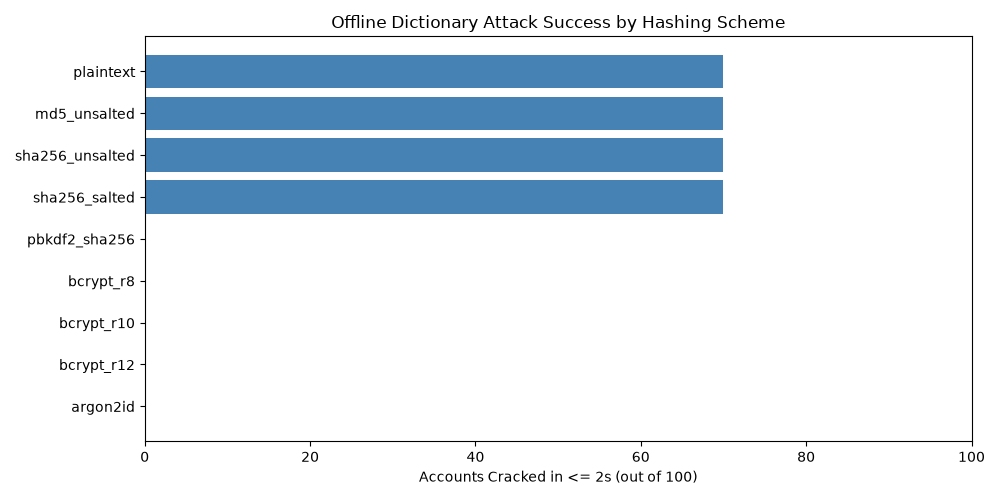

Source code (Python):
"""Experiment 2 - Hashing algorithm comparison.

OWNER: Hazem Alfeky.

STATUS: NOT IMPLEMENTED. This file is a handoff placeholder.

Planned procedure (proposal Section 6, Experiment 2):
  * Implement storage schemes: plaintext, unsalted MD5, unsalted SHA-256, salted
    SHA-256, PBKDF2, bcrypt (several work factors) and Argon2
    (``argon2-cffi`` is in requirements.txt but not installed yet).
  * Measure (a) time to hash one password and (b) time + success rate of an
    offline dictionary attack against 100 synthetic accounts with a fixed
    wordlist (``data/blocklist.txt`` is a starting point; use a larger public
    list for the experiment).
  * Present results as a table and a matplotlib graph; discuss why slow, salted
    hashes resist offline attacks and how bcrypt's work factor trades time for
    resistance.

Interface note: ``auth_system.passwords.prepare_password`` is the shared bcrypt
input contract used by verification; keep using it when you implement
``hash_password``.

Run: ``python -m experiments.exp02_hashing_comparison``
"""

from __future__ import annotations

import hashlib
import os
import random
import time
from pathlib import Path

import bcrypt
import matplotlib.pyplot as plt
from argon2 import PasswordHasher

from auth_system.passwords import hash_password, prepare_password

BLOCKLIST_PATH = Path("data/blocklist.txt")
CHART_PATH = Path("experiments/exp02_hashing_comparison.png")
argon2_hasher = PasswordHasher()


def hash_value(scheme: str, password: str) -> str:
    if scheme == "plaintext":
        return password
    if scheme == "md5_unsalted":
        return hashlib.md5(password.encode()).hexdigest()
    if scheme == "sha256_unsalted":
        return hashlib.sha256(password.encode()).hexdigest()
    if scheme == "sha256_salted":
        salt = os.urandom(16).hex()
        digest = hashlib.sha256((salt + password).encode()).hexdigest()
        return f"{salt}:{digest}"
    if scheme == "pbkdf2_sha256":
        salt = os.urandom(16).hex()
        digest = hashlib.pbkdf2_hmac("sha256", password.encode(), bytes.fromhex(salt), 200_000).hex()
        return f"{salt}:{digest}"
    if scheme == "bcrypt_r8":
        return hash_password(password, rounds=8)
    if scheme == "bcrypt_r10":
        return hash_password(password, rounds=10)
    if scheme == "bcrypt_r12":
        return hash_password(password, rounds=12)
    if scheme == "argon2id":
        return argon2_hasher.hash(password)
    raise ValueError(scheme)


def check_value(scheme: str, password: str, stored: str) -> bool:
    if scheme == "sha256_salted":
        salt, digest = stored.split(":")
        return hashlib.sha256((salt + password).encode()).hexdigest() == digest
    if scheme == "pbkdf2_sha256":
        salt, digest = stored.split(":")
        return hashlib.pbkdf2_hmac("sha256", password.encode(), bytes.fromhex(salt), 200_000).hex() == digest
    if scheme in ("bcrypt_r8", "bcrypt_r10", "bcrypt_r12"):
        return bcrypt.checkpw(prepare_password(password), stored.encode("ascii"))
    if scheme == "argon2id":
        try:
         return argon2_hasher.verify(stored, password)
        except Exception:
         return False
    return hash_value(scheme, password) == stored


def main() -> int:
    wordlist = [
        line.strip()
        for line in BLOCKLIST_PATH.read_text(encoding="utf-8").splitlines()
        if line.strip() and not line.startswith("#")
    ]

    rng = random.Random(42)
    accounts = rng.sample(wordlist, 70) + [f"StrongPass!{i}#Galaxy" for i in range(30)]
    rng.shuffle(accounts)

    schemes = [
        "plaintext",
        "md5_unsalted",
        "sha256_unsalted",
        "sha256_salted",
        "pbkdf2_sha256",
        "bcrypt_r8",
        "bcrypt_r10",
        "bcrypt_r12",
        "argon2id",
    ]

    cracked_results = []

    for scheme in schemes:
        t0 = time.perf_counter()
        hash_value(scheme, "Tr0ub4dor&3!Galaxy")
        hash_ms = (time.perf_counter() - t0) * 1000

        
        stored_hashes = [hash_value(scheme, pw) for pw in accounts]


        cracked = 0
        start = time.perf_counter()

        if scheme in ("plaintext", "md5_unsalted", "sha256_unsalted"):
            lookup = {hash_value(scheme, word) for word in wordlist}
            for h in stored_hashes:
                if h in lookup:
                    cracked += 1
        else:
            for h in stored_hashes:
                for word in wordlist:
                    if time.perf_counter() - start >= 2.0:
                        break
                    if check_value(scheme, word, h):
                        cracked += 1
                        break
                if time.perf_counter() - start >= 2.0:
                    break

        elapsed = time.perf_counter() - start
        cracked_results.append(cracked)
        print(f"[{scheme}] hash_time={hash_ms:.2f} ms | cracked={cracked}/100 in {elapsed:.2f}s")

  
    plt.figure(figsize=(10, 5))
    plt.barh(schemes, cracked_results, color="steelblue")
    plt.xlim(0, 100)
    plt.xlabel("Accounts Cracked in <= 2s (out of 100)")
    plt.title("Offline Dictionary Attack Success by Hashing Scheme")
    plt.gca().invert_yaxis()
    plt.tight_layout()
    plt.savefig(CHART_PATH)
    print(f"\nChart saved to {CHART_PATH}")
    return 0


if __name__ == "__main__":
    raise SystemExit(main())
